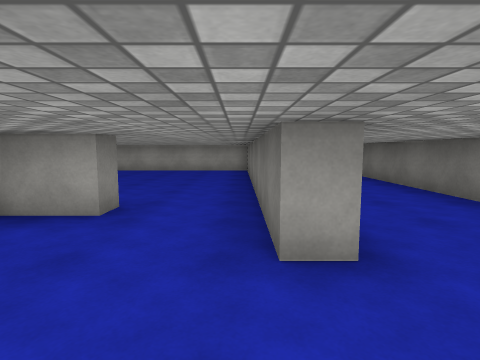
view 1 (above)

18 first-person views from a walk through a 3-D level made in the Unity game engine. The camera is 1.4 m above the floor, tilts 6° down and sees 80° across. The floor is counted in squares, 2 m on a side. Each view is taken from the middle of a square. On the plan, view 1 faces up. The plan holds only what a view shows up to about 10 squares ahead; the rest is blank. The place goes on beyond the plan. The player character is not drawn. Surface patterns are stand-ins for the level's own textures.

view 2
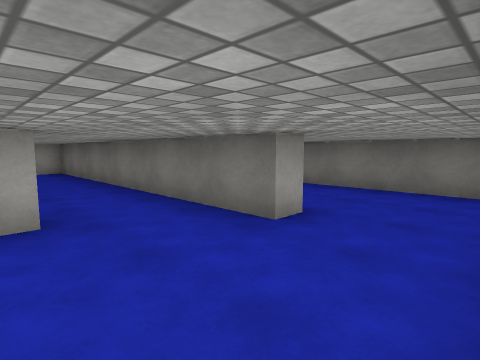

view 3
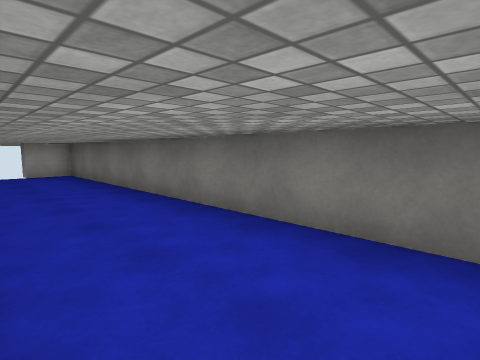

view 4
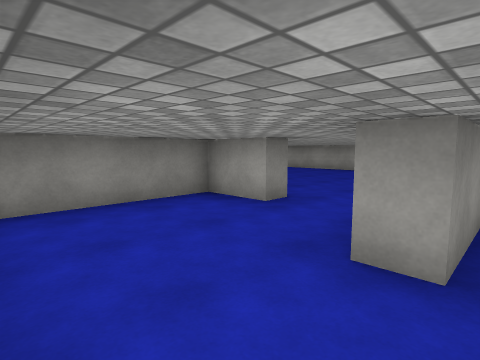

view 5
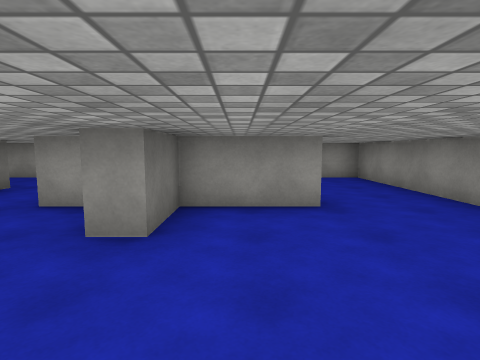

view 6
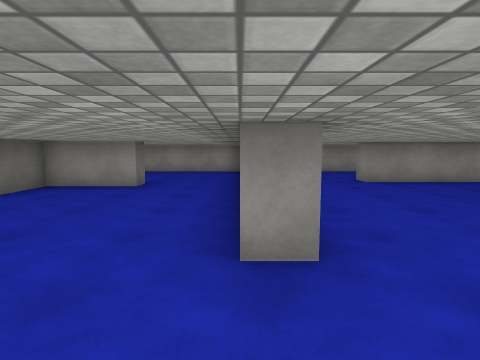

view 7
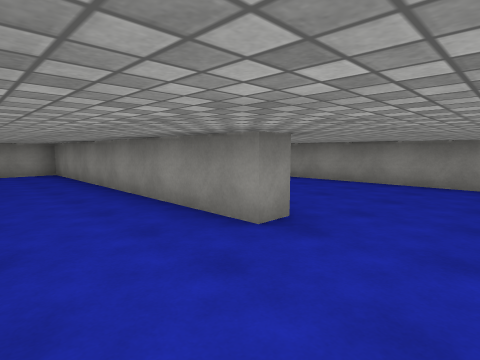

view 8
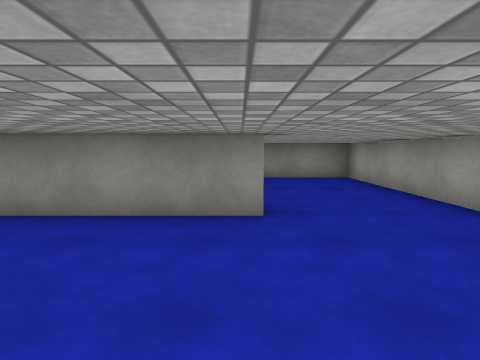

view 9
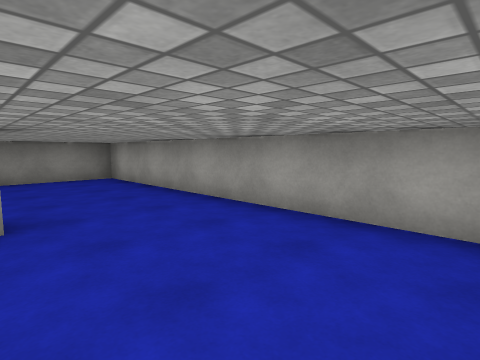

view 10
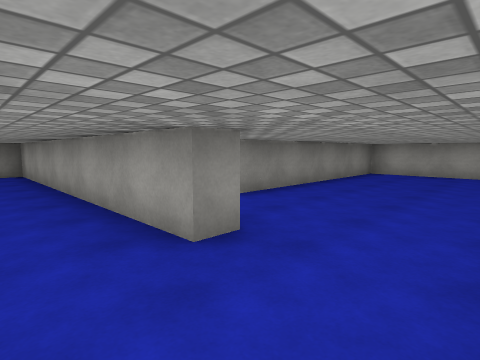

view 11
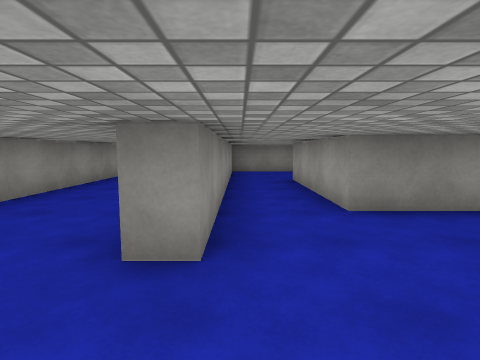

view 12
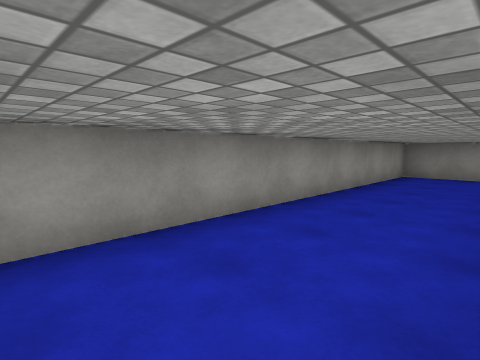

view 13
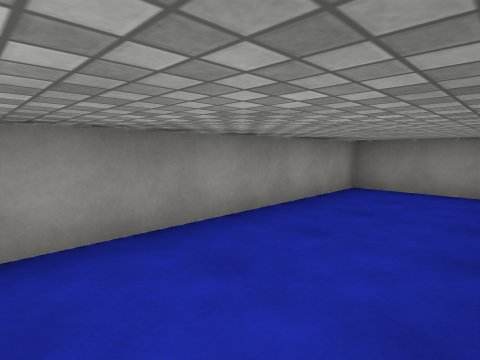

view 14
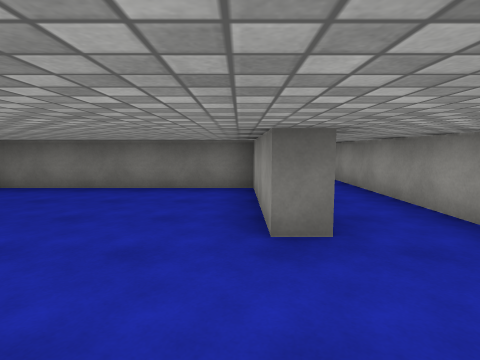

view 15
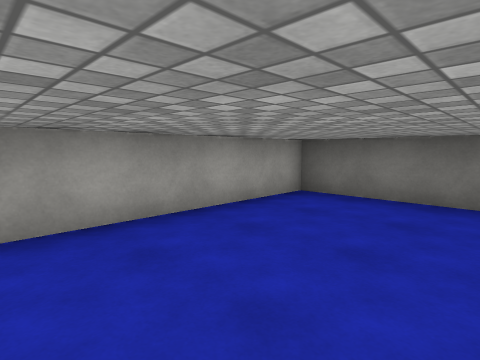

view 16
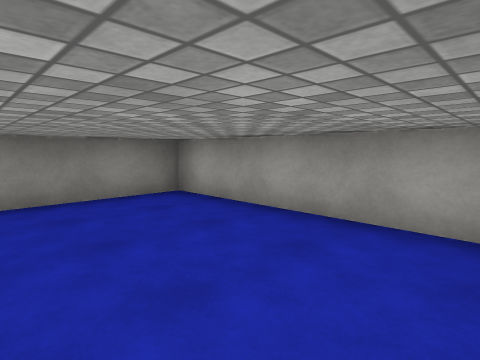

view 17
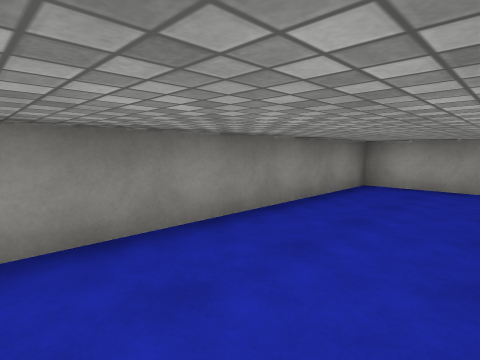

view 18
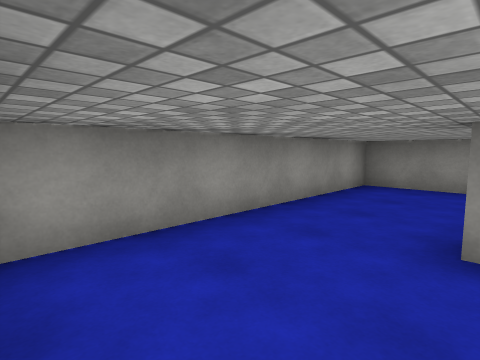

### Floor plan
Ten units are one square. View 1 is at (0, 0); x grows to the right and y downward. Boxes are objects, and circles mark ways between rooms. Rooms are numbered by the first view taken in them; rooms with no view inside come last. Other rooms are left out.
<svg viewBox="-177 -103 215 110">
<path fill="none" stroke="#000" d="M8 -31 8 -18 3 -18M33 -4 33 -98 23 -98M-5 2 29 2M-15 -30 -27 -30 -27 2 -5 2M-21 -35 -15 -35 -15 -30M-50 -30 -50 -35 -33 -35 -33 -47 -28 -47M-70 -73 -70 -25M3 -18 3 -98 -64 -98M-76 -73 -70 -73M-114 -27 -97 -27M-64 -98 -112 -98 -112 -43M-97 -27 -97 -23 -172 -23 -172 2 -91 2M-112 -43 -148 -43 -148 -47 -117 -47 -117 -98 -172 -98 -172 -27 -114 -27M-70 -25 -70 2 -39 2"/>
<circle cx="0" cy="-5" r="3" fill="#2a7"/>
<circle cx="-10" cy="-30" r="3" fill="#2a7"/>
<circle cx="-70" cy="-85" r="3" fill="#2a7"/>
<circle cx="-60" cy="-30" r="3" fill="#2a7"/>
<circle cx="-85" cy="-30" r="3" fill="#2a7"/>
<circle cx="-120" cy="-40" r="3" fill="#2a7"/>
<text x="20" y="-40">1</text>
<text x="-20" y="-10">2</text>
<text x="-40" y="-60">3</text>
<text x="-90" y="-60">4</text>
<text x="-130" y="-10">5</text>
<text x="-150" y="-70">6</text>
<text x="-50" y="-10">7</text>
</svg>
Room 1 opens to room 2. Room 2 opens to room 3. Room 3 opens to room 4. Room 3 opens to room 7. Room 4 opens to room 5. Room 4 opens to room 6.

Where each view was taken, in squares from view 1:
view 1: 0 up, 0 right, facing up
view 2: 0 up, 2 left, facing up-right
view 3: 1 up, 1 right, facing up-right
view 4: 0 up, 1 right, facing up-left
view 5: 7 up, 4 left, facing down
view 6: 9 up, 7 left, facing down
view 7: 9 up, 5 left, facing down-left
view 8: 7 up, 4 left, facing left
view 9: 7 up, 4 left, facing up-left
view 10: 1 up, 8 left, facing up-left
view 11: 3 up, 8 left, facing left
view 12: 2 up, 9 left, facing down-left
view 13: 2 up, 12 left, facing down-left
view 14: 5 up, 17 left, facing right
view 15: 7 up, 16 left, facing up-right
view 16: 7 up, 13 left, facing up-left
view 17: 4 up, 15 left, facing up-left
view 18: 2 up, 3 right, facing down-left
